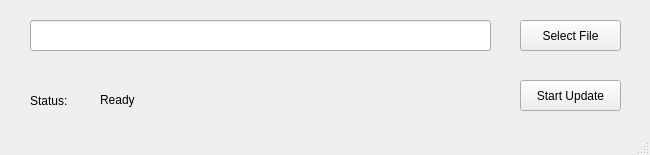
<?xml version="1.0" encoding="UTF-8"?>
<ui version="4.0">
 <class>updater</class>
 <widget class="QMainWindow" name="updater">
  <property name="enabled">
   <bool>true</bool>
  </property>
  <property name="geometry">
   <rect>
    <x>0</x>
    <y>0</y>
    <width>650</width>
    <height>155</height>
   </rect>
  </property>
  <property name="sizePolicy">
   <sizepolicy hsizetype="Ignored" vsizetype="Ignored">
    <horstretch>0</horstretch>
    <verstretch>0</verstretch>
   </sizepolicy>
  </property>
  <property name="windowTitle">
   <string>updater</string>
  </property>
  <property name="autoFillBackground">
   <bool>true</bool>
  </property>
  <widget class="QWidget" name="centralwidget">
   <widget class="QPushButton" name="startButton">
    <property name="geometry">
     <rect>
      <x>520</x>
      <y>80</y>
      <width>101</width>
      <height>31</height>
     </rect>
    </property>
    <property name="text">
     <string>Start Update</string>
    </property>
   </widget>
   <widget class="QLineEdit" name="filePath">
    <property name="geometry">
     <rect>
      <x>30</x>
      <y>20</y>
      <width>461</width>
      <height>31</height>
     </rect>
    </property>
   </widget>
   <widget class="QPushButton" name="findFileButton">
    <property name="geometry">
     <rect>
      <x>520</x>
      <y>20</y>
      <width>101</width>
      <height>31</height>
     </rect>
    </property>
    <property name="text">
     <string>Select File</string>
    </property>
   </widget>
   <widget class="QLabel" name="statusUpdate">
    <property name="geometry">
     <rect>
      <x>100</x>
      <y>90</y>
      <width>381</width>
      <height>20</height>
     </rect>
    </property>
    <property name="text">
     <string>Ready</string>
    </property>
   </widget>
   <widget class="QLabel" name="label">
    <property name="geometry">
     <rect>
      <x>30</x>
      <y>90</y>
      <width>52</width>
      <height>21</height>
     </rect>
    </property>
    <property name="text">
     <string>Status:</string>
    </property>
   </widget>
  </widget>
  <widget class="QMenuBar" name="menubar">
   <property name="geometry">
    <rect>
     <x>0</x>
     <y>0</y>
     <width>650</width>
     <height>18</height>
    </rect>
   </property>
  </widget>
  <widget class="QStatusBar" name="statusbar"/>
 </widget>
 <resources/>
 <connections/>
</ui>
